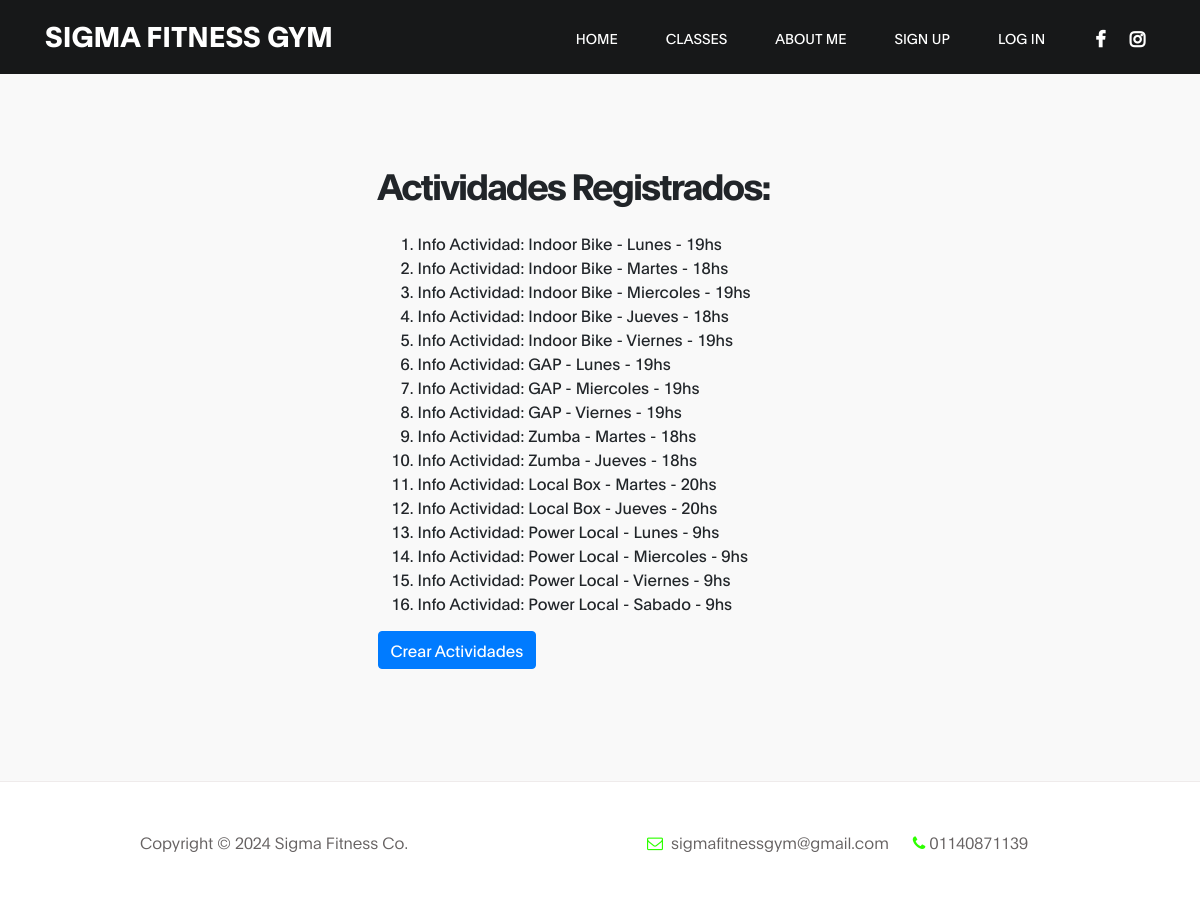
The app's page /SigmaApp/readActivities/ with its own data.
### SigmaApp/models.py (models this page shows)
class Activity(models.Model):
    name = models.CharField(max_length=40)
    day = models.CharField(max_length=10)
    hour = models.IntegerField()
    def __str__(self):
        return f"{self.name}"

### SigmaApp/views.py (the view)
# urls.py: path('readActivities/', read_activity, name="Read Activity"),
def read_activity(request):
    activities = Activity.objects.all()
    return render(request, "activities/readActivity.html", {"activities": activities})

### SigmaApp/templates/activities/readActivity.html (shortened to what this page needs)
{% extends "father.html" %}
{% block section %}
    <section class="about section" id="about">
        <div class="container">
            <div class="row">
                <div class="mt-lg-5 mb-lg-0 mb-4 col-lg-5 col-md-10 mx-auto col-12">
                    <h2 class="mb-4">Actividades Registrados:</h2>
                    <ol>
                        {% for activity in activities %}
                        <li>Info Actividad: {{activity}} - {{activity.day}} - {{activity.hour}}hs</li>
                        {% endfor %}
                    </ol>
                    <a class="btn btn-primary" href="{% url 'Create Activity' %}">Crear Actividades</a>
                </div>
            </div>
        </div>
    </section>
{% endblock %}

### SigmaApp/static/css/tooplate-gymso-style.css (style rules this page uses)
:root { --primary-color: #2eff00 !important; --white-color: #ffffff; --dark-color: #171819; --about-bg-color: #f9f9f9; --gray-color: #909090; --link-color: #404040; --p-color: #666262; --base-font-family: 'Plain', sans-serif; --font-weight-bold: bold; --font-weight-normal: normal; --font-weight-light: 300; --font-weight-thin: 100; --h1-font-size: 48px; --h2-font-size: 36px; --h3-font-size: 28px; --h4-font-size: 24px; --h5-font-size: 22px; --h6-font-size: 22px; --p-font-size: 18px; --base-font-size: 16px; --menu-font-size: 14px; --border-radius-large: 100%; --border-radius-small: 2px; }
body { background: var(--white-color); font-family: var(--base-font-family); }
h1,h2,h3,h4,h5,h6 { font-weight: var(--font-weight-thin); line-height: normal; }
h2 { font-size: var(--h2-font-size); font-weight: var(--font-weight-bold); letter-spacing: -2px; }
.section { padding: 7rem 0; }
* { -webkit-box-sizing: border-box; -moz-box-sizing: border-box; box-sizing: border-box; }
*::before, *::after { -webkit-box-sizing: border-box; -moz-box-sizing: border-box; box-sizing: border-box; }
a { color: var(--link-color); font-weight: normal; text-decoration: none; transition: all 0.3s ease; }
.about { background: var(--about-bg-color); }

### SigmaApp/templates/father.html (style rules this page uses)
:root { --primary-color: #2eff00; }

### records on screen
Activity: name "Indoor Bike", day "Lunes", hour "19"
Activity: name "Indoor Bike", day "Martes", hour "18"
Activity: name "Indoor Bike", day "Miercoles", hour "19"
Activity: name "Indoor Bike", day "Jueves", hour "18"
Activity: name "Indoor Bike", day "Viernes", hour "19"
Activity: name "GAP", day "Lunes", hour "19"
Activity: name "GAP", day "Miercoles", hour "19"
Activity: name "GAP", day "Viernes", hour "19"
Activity: name "Zumba", day "Martes", hour "18"
Activity: name "Zumba", day "Jueves", hour "18"
Activity: name "Local Box", day "Martes", hour "20"
Activity: name "Local Box", day "Jueves", hour "20"
Activity: name "Power Local", day "Lunes", hour "9"
Activity: name "Power Local", day "Miercoles", hour "9"
Activity: name "Power Local", day "Viernes", hour "9"
Activity: name "Power Local", day "Sabado", hour "9"
